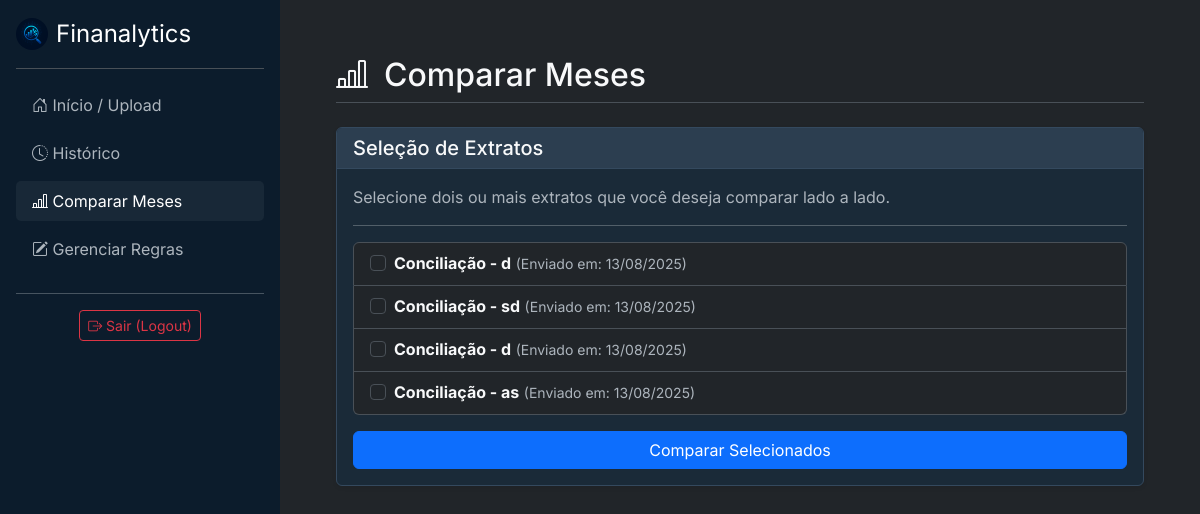
The page /comparar/ (signed in) on the database as committed earlier.
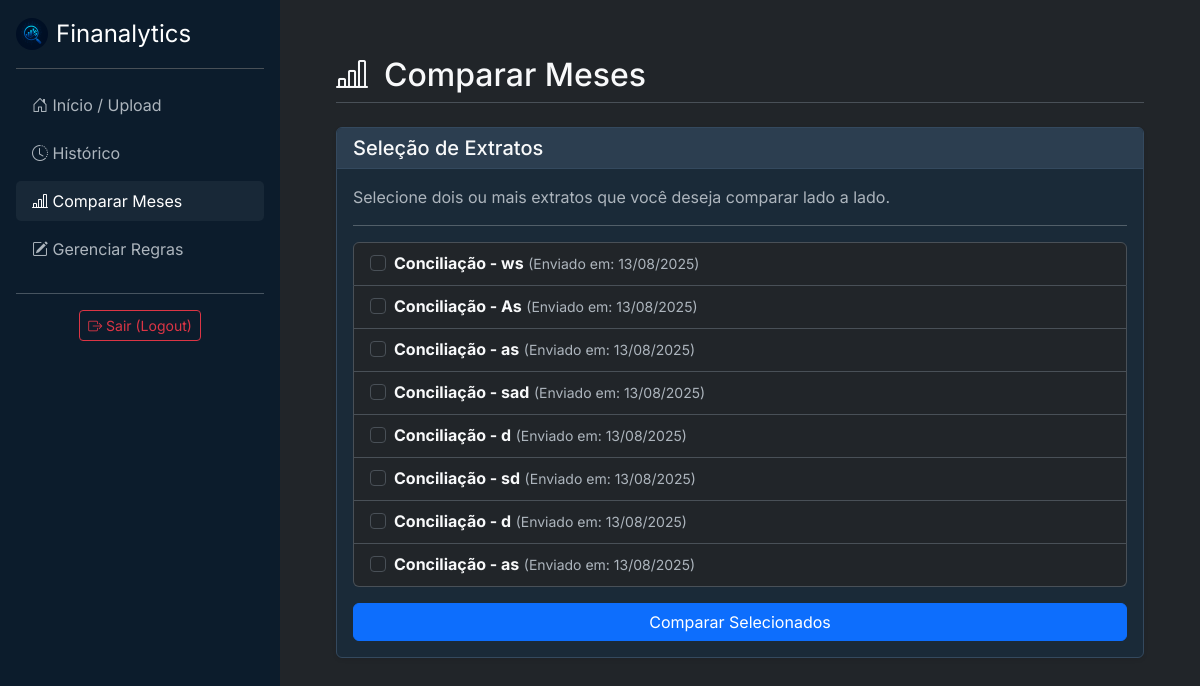
The same page on the database as committed later.
### analisador/models.py (models this page shows, shortened)
class Extrato(models.Model):
    usuario = models.ForeignKey(User, on_delete=models.CASCADE)
    mes_referencia = models.CharField(max_length=50, help_text="Ex: Julho/2025")
    data_upload = models.DateTimeField(auto_now_add=True) # Salva a data do upload automaticamente

### analisador/views.py (the view, shortened to what this page needs)
# urls.py: path('comparar/', views.comparar_extratos, name='comparar'),
@login_required
def comparar_extratos(request):
    extratos = Extrato.objects.filter(usuario=request.user).order_by('-data_upload')
    contexto = {
        'extratos': extratos,
        'active_page': 'comparar'
    }
    return render(request, 'analisador/comparar.html', contexto)

### analisador/templates/analisador/comparar.html (shortened to what this page needs)
{% extends 'analisador/base.html' %}
{% block content %}
    <div class="d-flex justify-content-between align-items-center mb-4 pb-2 border-bottom">
        <h1 class="h2 mb-0"><i class="bi bi-bar-chart-line me-3"></i>Comparar Meses</h1>
    </div>
    <div class="card shadow-sm">
        <div class="card-header">
            <h5 class="card-title mb-0">Seleção de Extratos</h5>
        </div>
        <div class="card-body">
            <p class="card-text text-muted">Selecione dois ou mais extratos que você deseja comparar lado a lado.</p>
            <hr>
            <form method="POST">
                {% if extratos %}
                    <ul class="list-group mb-3">
                        {% for extrato in extratos %}
                            <li class="list-group-item">
                                <div class="form-check">
                                    <input class="form-check-input" type="checkbox" name="extratos_selecionados" value="{{ extrato.id }}" id="extrato-{{ extrato.id }}">
                                    <label class="form-check-label" for="extrato-{{ extrato.id }}">
                                        <strong>{{ extrato.mes_referencia }}</strong>
                                        <small class="text-muted">(Enviado em: {{ extrato.data_upload|date:"d/m/Y" }})</small>
                                    </label>
                                </div>
                            </li>
                        {% endfor %}
                    </ul>
                    <button type="submit" class="btn btn-primary w-100">Comparar Selecionados</button>
                {% else %}
                    <p class="text-center text-muted">Você precisa ter pelo menos dois extratos enviados para poder comparar. <a href="{% url 'home' %}">Faça um novo upload</a>.</p>
                {% endif %}
            </form>
        </div>
    </div>
{% endblock %}

Rows that differ between the two databases and show on the page:
added Extrato: mes_referencia "Conciliação - ws", data_upload "13/08/2025"
added Extrato: mes_referencia "Conciliação - As", data_upload "13/08/2025"
added Extrato: mes_referencia "Conciliação - as", data_upload "13/08/2025"
added Extrato: mes_referencia "Conciliação - sad", data_upload "13/08/2025"
